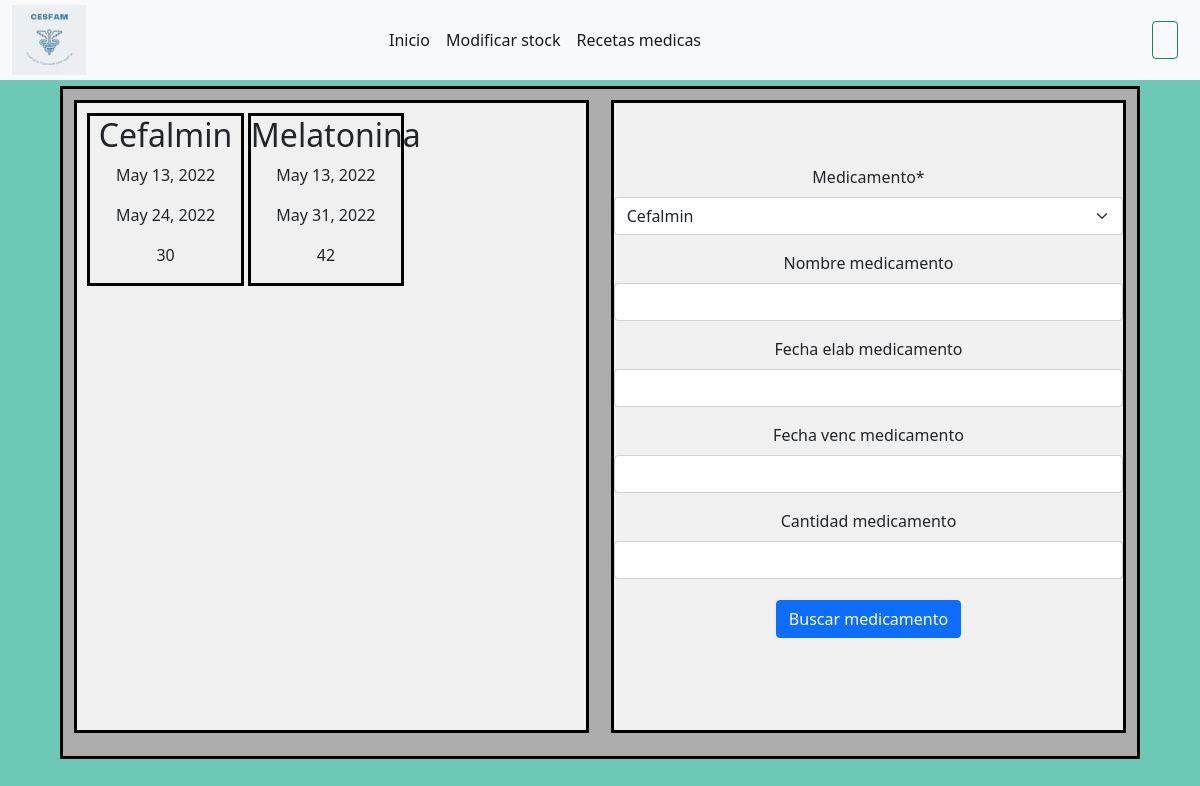
Before: /farm_modificar_stock/ with the older database file.
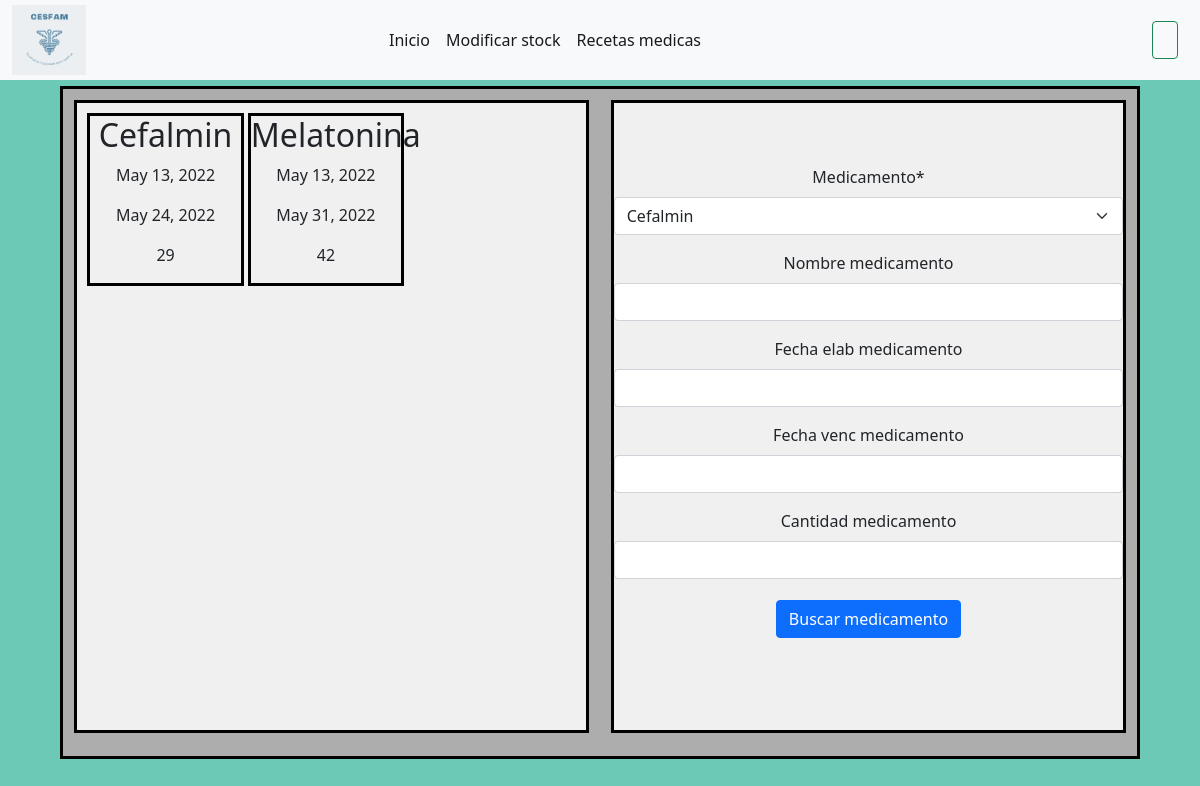
After: the same page with the newer database file.
### polls/models.py (models this page shows, shortened)
class Medicamento(models.Model):
    nombre_medicamento = models.CharField(max_length=25)
    fecha_elab_medicamento = models.DateField(null=True)
    fecha_venc_medicamento = models.DateField(null=True)
    cantidad_medicamento = models.CharField(max_length=4)

### polls/views.py (the view, shortened to what this page needs)
# urls.py: path('farm_modificar_stock/', views.farm_modificar_stock, name='farm_modificar_stock'),
def farm_modificar_stock(request):
    medicamento = Medicamento.objects.all()
    medicamento = Medicamento.objects.all()
    data = {
        'form_modificacion': modificar_stock,
        'medicamento': medicamento,
    }
    return render(request, 'farmaceutico/farm_modificar_stock.html', data)

### polls/templates/farmaceutico/farm_modificar_stock.html (shortened to what this page needs)
{% extends 'base/base.html' %}
{% load static %}
{% load crispy_forms_tags %}
{% block styles %}
<link rel="stylesheet" href="{% static 'styles/farm_modificar_stock.css' %}?{% now 'U' %}">
{% endblock %}
{% block link0 %}
<a class="nav-link active" aria-current="page" href="{% url 'farm_home' %}">Inicio</a>
{% endblock %}
{% block link1 %}
<a class="nav-link active" aria-current="page" href="{% url 'farm_modificar_stock' %}">Modificar stock</a>
{% endblock %}
{% block link2 %}
<a class="nav-link active" aria-current="page" href="{% url 'farm_revisar_receta' %}">Recetas medicas</a>
{% endblock %}
{% block main %}
    <div class='box_modificacion'>
        <div class='medicamentos_disponibles'>
            {% for m in medicamento %}
            <div class = 'caja_med'>
                <h2>{{ m.nombre_medicamento }}</h2>
                <p>{{ m.fecha_elab_medicamento }}</p>
                <p>{{ m.fecha_venc_medicamento }}</p>
                <p>{{ m.cantidad_medicamento }}</p>
            </div>
        {% endfor %}
        </div>
        <div class='medicamento_modificar'>
            <div class='messages'>
            </div>
            <form method='post' action='{% url 'farm_modificar_stock' %}'>
                <div class = 'fila'>
                    {{ form_modificacion.medicamento|as_crispy_field  }}
                </div>
                <div class = 'fila'>
                    {{ form_modificacion.nombre_medicamento|as_crispy_field  }}
                </div>
                <div class = 'fila'>
                    {{ form_modificacion.fecha_elab_medicamento|as_crispy_field  }}
                </div>
                <div class = 'fila'>
                    {{ form_modificacion.fecha_venc_medicamento|as_crispy_field  }}
                </div>
                <div class = 'fila'>
                    {{ form_modificacion.cantidad_medicamento|as_crispy_field  }}
                </div>
                <div class = 'boton'>
                    <input type='submit' class='btn btn-primary' value='Buscar medicamento'>
                </div>
            </form>
        </div>
    </div>
{% endblock %}

Changed rows visible on the page:
changed Medicamento "Cefalmin": cantidad_medicamento "30" → "29"
